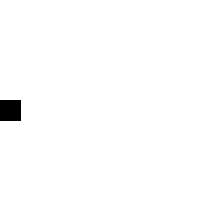
Frame 1 (no input)
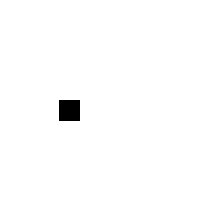
Frame 60 (the mouse pressed at the canvas centre just before this capture)
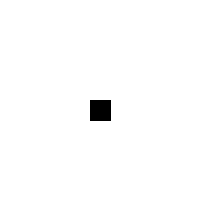
Frame 120 (the mouse held since frame 60 and released just before this capture)

The Processing sketch that drew these frames (run headless with seeded random() and noise(); from frame 60 on, the mouse is pressed at the canvas centre):

// Processing sketch: exercise05_03_moving_rect_with_constrains_sketch
// ── exercise05_03_moving_rect_with_constrains_sketch.pde
// Rectangle starts at location x
float x = 0;
float maxX = 100; 
float rectW = 20;
float stopX = maxX - rectW/2;

void setup() {
  size(200,200);
}

void draw() {
  background(255);

  // Display object
  fill(0);
  rect(x, 100, rectW, 20);

  // Increment x
  // if (x < stopX) {
  //   x = x + 1;
  // }
  
  // or
  x++;
  x = constrain(x, 0, stopX);
}
